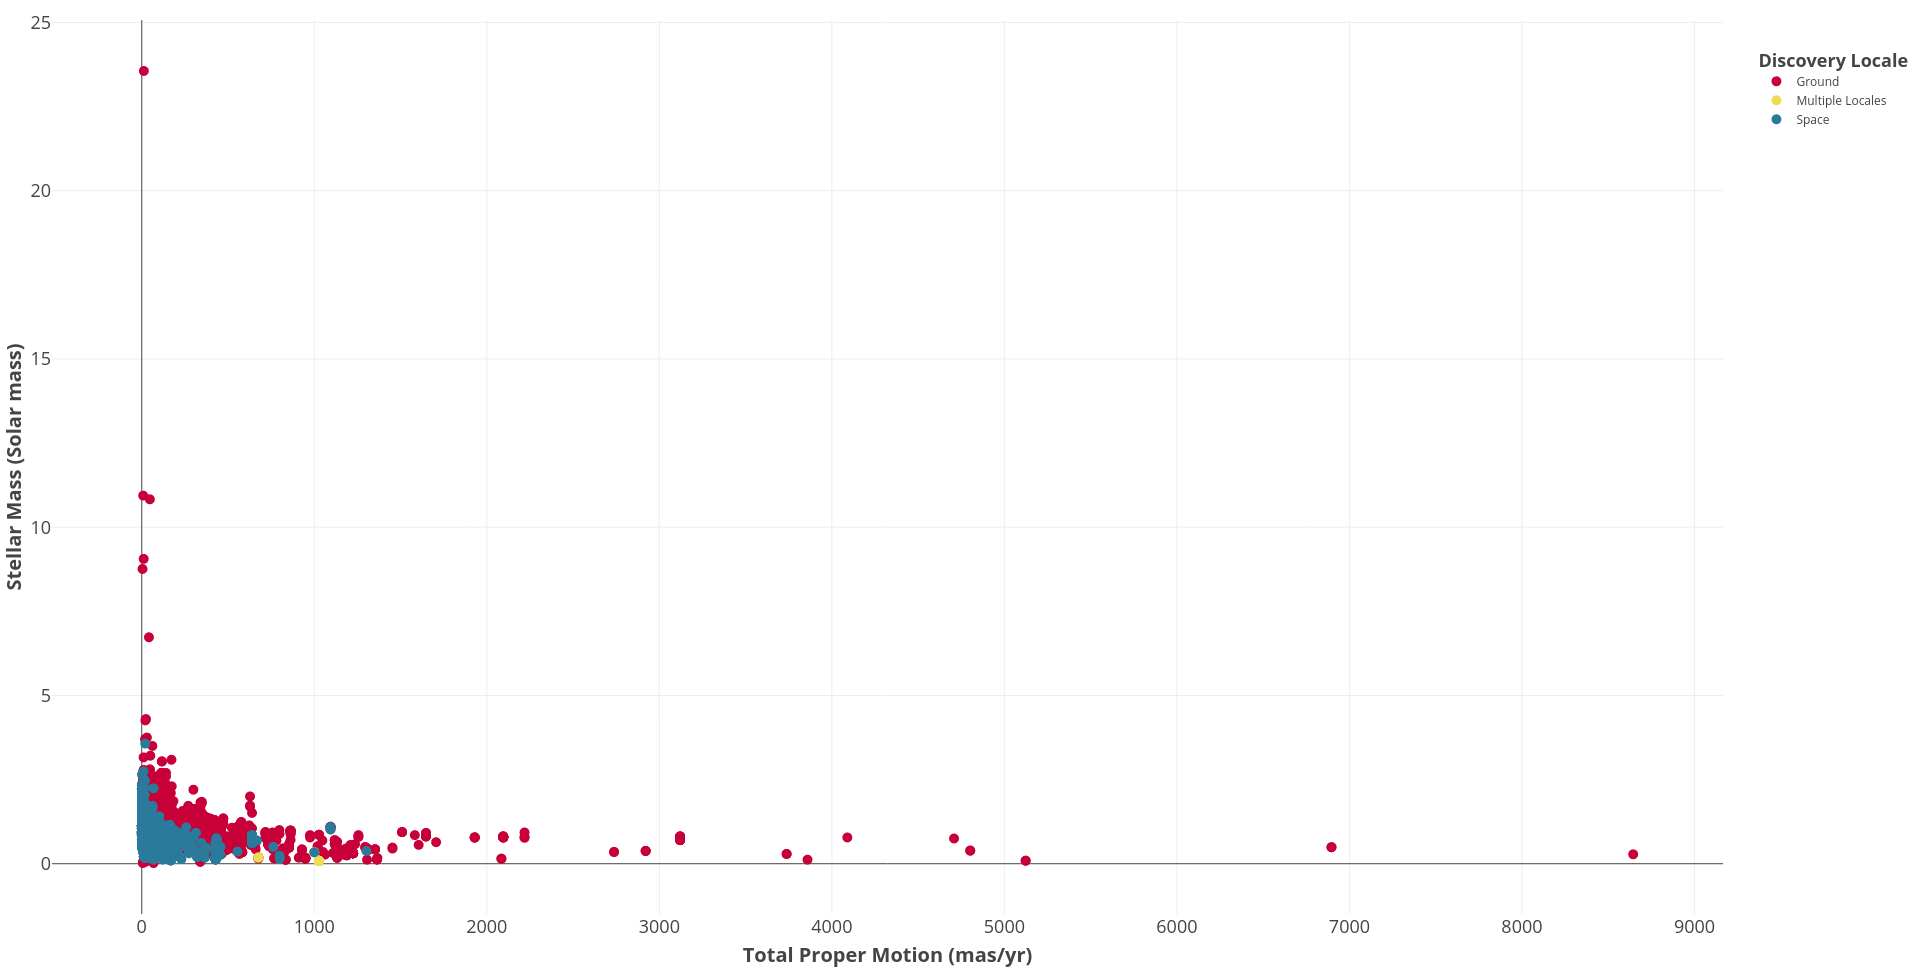

Source code (R):

# Paths:
path_data = "data/"
path_lib = "renv/library/R-4.1/x86_64-pc-linux-gnu/"

# Packages:
require(dplyr, lib = path_lib)
require(readr, lib = path_lib)
require(RColorBrewer, lib = path_lib)
require(plotly, lib = path_lib)

# Dataset:
df = readr::read_csv(paste0(path_data, "nasa_exoplanets.csv")) %>%
         as.data.frame()
attr(df, "spec") = NULL
df_varnames = readr::read_csv(paste0(path_data, "nasa_exoplanets_var_names.csv")) %>%
                  as.data.frame()
attr(df_varnames, "spec") = NULL

# Variables:
x_var = "sy_pm"
x_var_name = (df_varnames %>%
                 dplyr::filter(var == x_var))$var_name
y_var = "st_mass"
y_var_name = (df_varnames %>%
                 dplyr::filter(var == y_var))$var_name
color_var = "disc_locale"
color_var_name = (df_varnames %>%
                     dplyr::filter(var == color_var))$var_name
# Adapt the data:
df_plot = df %>%
              dplyr::select(all_of(x_var),
                            all_of(y_var),
                            all_of(color_var))

# Plot:
lvls = unique(df_plot[, color_var])
n_levels = length(lvls)
my_palette = c("#c70039", "#2a7b9b", "#eddd53")
names(my_palette) = lvls

p = plot_ly(
    data = df_plot,
    x = ~eval(parse(text = x_var)),
    y = ~eval(parse(text = y_var)),
    color = ~eval(parse(text = color_var)),
    colors = my_palette,
    text = ~color_var,
    type = "scatter",
    mode = "markers",
    marker = list(
        size = 10
    ),
    hovertemplate = paste0("<b>", x_var_name, ": %{x}<br>",
                           y_var_name, ": %{y}<br>",
                           color_var_name, ": %{text}</b><extra></extra>")
) %>%
    layout(
        xaxis = list(
            title = paste0("<b>", x_var_name, "</b>"),
            titlefont = list(size = 20),
            tickfont = list(size = 18),
            categoryorder = "array"
        ),
        yaxis = list(
            title = paste0("<b>", y_var_name, "</b>"),
            titlefont = list(size = 20),
            tickfont = list(size = 18)
        ),
        margin = list(
            l = 10,
            r = 10,
            t = 10,
            b = 10
        ),
        hoverlabel = list(font = list(size = 18)),
        showlegend = TRUE,
        legend = list(
            title = list(
                text = paste0("<br><b>", color_var_name, "</b>"),
                font = list(size = 18)
            )
        )
    )

p
